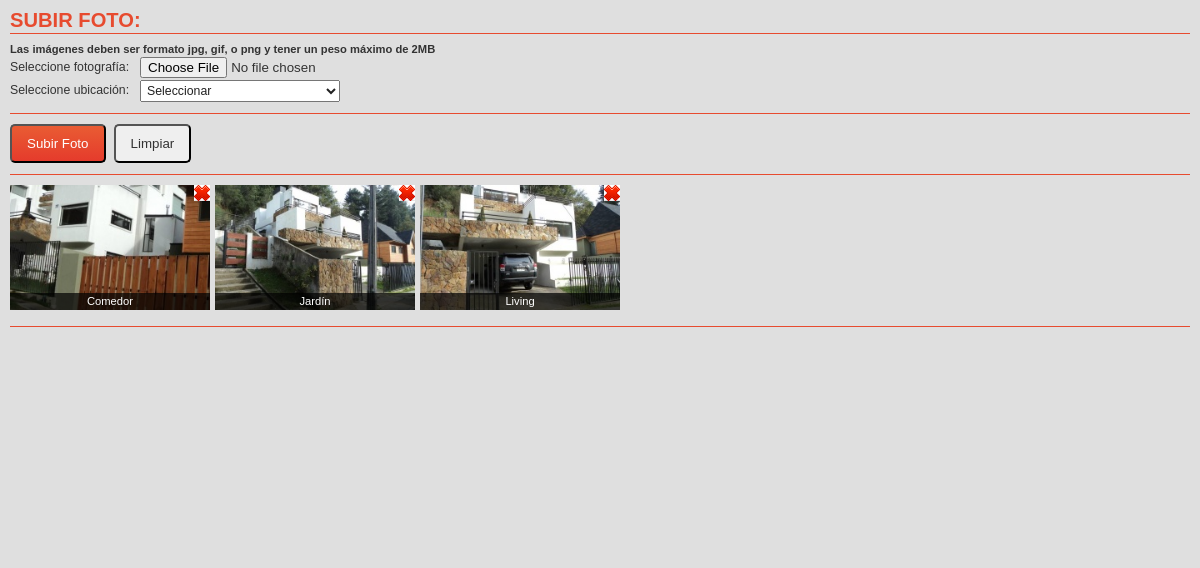
/propiedades-upload-fotos.php?id_propiedad=18, run on the app's committed database.
### tables this page shows
CREATE TABLE IF NOT EXISTS `propiedades_fotos` (
  `id` int(11) unsigned NOT NULL auto_increment,
  `id_propiedad` int(11) unsigned NOT NULL,
  `imagen_real` varchar(255) NOT NULL,
  `imagen_thumb` varchar(255) NOT NULL,
  `nombre_imagen` varchar(100) NOT NULL,
  PRIMARY KEY  (`id`),
  KEY `id_propiedad` (`id_propiedad`)
);

### propiedades-upload-fotos.php (the view, shortened to what this page needs)
<?php require('connect-mysql.php'); require('functions.php');
?>
<!DOCTYPE html PUBLIC "-//W3C//DTD XHTML 1.1//EN" "http://www.w3.org/TR/xhtml11/DTD/xhtml11.dtd">
<html xmlns="http://www.w3.org/1999/xhtml" xml:lang="es">
<head>
	<link rel="stylesheet" type="text/css" media="all" href="css/style.css" />
</head>
<body>
			<div id="content-propiedades" class="content-propiedades-form">
				<form action="propiedades-upload-fotos.php?id_propiedad=<?php echo $_GET['id_propiedad']; ?>&tipo_propiedad=<?php echo $_GET['tipo_propiedad']; ?>" id="propiedades-upload-fotos" method="post" enctype="multipart/form-data">
					<div class="upload-fotos">
						<h2>Subir Foto:</h2>
						<p><strong>Las imágenes deben ser formato jpg, gif, o png y tener un peso máximo de 2MB</strong></p>
						<p>
							<label for="upimg" class="big-name">Seleccione fotografía:</label>
					        <input type="file" name="upimg" id="upimg" class="upload" />
						</p>
						<p>
							<label for="ubicacion" class="big-name">Seleccione ubicación:</label>
							<select name="ubicacion" id="ubicacion">
								<option value="" <?php echo ($_POST['ubicacion'] == '')?'selected="selected"':'';?>>Seleccionar</option>
							</select>
						</p>
					</div>
					<hr />
					<div class="botones">
						<p>
							<input type="submit" name="accion" class="submit" value="Subir Foto" />
							<input type="reset" class="button" value="Limpiar" />
						</p>
					</div>
					<hr />
					<center>
					<?php
					if ( !empty($_GET['id_propiedad']) ) {
						$sql = "SELECT id, imagen_real, imagen_thumb, nombre_imagen FROM propiedades_fotos
								WHERE id_propiedad=".$_GET['id_propiedad']." ORDER BY id DESC";
						$result = $mysqli->query($sql) or die('Error: '.$mysqli->error);
						if ($result->num_rows > 0) {
							while ($row = $result->fetch_array()) {
								echo '<div class="foto-propiedad">';
								echo '<a href="propiedades-upload-fotos.php?id_propiedad='.$_GET['id_propiedad'].'&accion=eliminar&foto='.$row['id'].'" onClick="return confirm(\'¿Está seguro que desea eliminar la fotografía?\');" class="eliminar-foto">Eliminar</a>';
								echo '<img src="'.$row['imagen_thumb'].'" id="foto-'.$row['id'].'" title="'.$row['nombre_imagen'].'" width="200" />';
								echo '<span>'.$row['nombre_imagen'].'</span>';
								echo '</div>';
							}
						} else {
							echo '<img src="images/no-image.png" id="sin-image" title="Propiedad sin fotografías" width="200" />';
						}
					} else {
						echo '<span>ERROR: No se ha difinido el ID de la propiedad.</span>';
					}
					?>
					</center>
					<hr />
				</form>
			</div>
</body>
</html>

### css/style.css (style rules this page uses)
body { background: #f4f4f4 url(../images/bg.gif); color: #333; font-family: "Lucida Grande", Arial, Verdana; font-size: 62.5%; }
a, a:link, a:visited { border-bottom: 1px dotted #fff; color: #47595F; }
p { margin-bottom: 10px; }
hr { background: none; border-bottom: 1px solid #E74B2F; margin: 10px 0; }
a.submit, input.submit { background: #41b7d8; background: -moz-linear-gradient(top,rgba(233,92,51,1) 0%,rgba(229,59,44,1) 100%); background: -webkit-gradient(linear,left top,left bottom,color-stop(0%,rgba(233,92,51,1)),color-stop(100%,rgba(229,59,44,1))); background: -webkit-linear-gradient(top,rgba(233,92,51,1) 0%,rgba(229,59,44,1) 100%); background: -o-linear-gradient(top,rgba(233,92,51,1) 0%,rgba(229,59,44,1) 100%); background: -ms-linear-gradient(top,rgba(233,92,51,1) 0%,rgba(229,59,44,1) 100%); filter: progid:DXImageTransform.Microsoft.gradient( startColorstr='#e95c33', endColorstr='#e53b2c',GradientType=0 ); background: linear-gradient(top,rgba(233,92,51,1) 0%,rgba(229,59,44,1) 100%); background-color: rgb(233,92,51); color: #fff; display: inline-block; padding: 10px 15px; margin-right: 5px; text-align: center; text-decoration: none; cursor: pointer; transition: background-color 0.2s; -moz-transition: background-color 0.2s; -ms-transition: background-color 0.2s; -o-transition: background-color 0.2s; -webkit-transition: background-color 0.2s; border-radius: 5px; -webkit-border-radius: 5px; -moz-border-radius: 5px; -o-border-radius: 5px; -ms-border-radius: 5px; -khtml-border-radius: 5px; }
input.button { color: #333; display: inline-block; padding: 10px 15px; margin-right: 5px; text-align: center; text-decoration: none; cursor: pointer; transition: background-color 0.2s; -moz-transition: background-color 0.2s; -ms-transition: background-color 0.2s; -o-transition: background-color 0.2s; -webkit-transition: background-color 0.2s; border-radius: 5px; -webkit-border-radius: 5px; -moz-border-radius: 5px; -o-border-radius: 5px; -ms-border-radius: 5px; -khtml-border-radius: 5px; }
.content-propiedades-form, .content-clientes-form { position: relative; background: #dfdfdf; height: 530px; padding: 0 10px; }
.content-propiedades-form h2, .content-clientes-form h2 { color: #E74B2F; border-bottom: 1px solid #E74B2F; font-size: 1.8em; font-weight: bold; margin: 10px 0; padding: 0 0 3px 0; text-transform: uppercase; }
.content-propiedades-form p, .content-clientes-form p { margin: 0 0 2px 0; padding: 0; }
label { float: left; font-size: 1.1em; margin-top: 4px; width: 80px; }
label.big-name { width: 130px; }
input[type="text"], textarea, select { color: #222; font-size: 1.1em; font-family: Tahoma, Verdana, Arial, Helvetica, sans-serif; padding: 2px; width: auto; }
select { width: 200px; }
.content-propiedades-form form#propiedades-upload-fotos .foto-propiedad { float: left; position: relative; margin: 0 5px 5px 0; width: 200px; height: 125px; }
.content-propiedades-form form#propiedades-upload-fotos .foto-propiedad a { display: block; border: none; }
.content-propiedades-form form#propiedades-upload-fotos .foto-propiedad a.eliminar-foto { background: #fff url(../images/delete.png) no-repeat; position: absolute; width: 16px; height: 16px; right: 0; text-indent: -9999px; }
.content-propiedades-form form#propiedades-upload-fotos .foto-propiedad span, .content-propiedades-form .fotos-propiedades a span { position: absolute; left: 0; bottom: 0; background: rgba(0,0,0,0.7); color: #fff; padding: 3px 0; text-align: center; width: 200px; }

### propiedades-upload-fotos.php (style rules this page uses)
body { background: #dfdfdf; font-size: 0.7em; }

### data on the page
propiedades_fotos: imagen_thumb (picture), nombre_imagen "Comedor"
propiedades_fotos: imagen_thumb (picture), nombre_imagen "Jardín"
propiedades_fotos: imagen_thumb (picture), nombre_imagen "Living"
